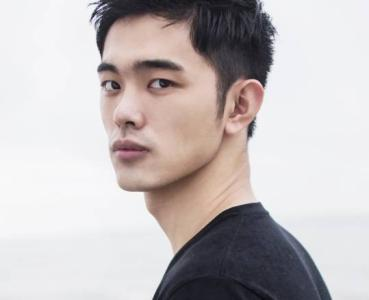
#> input picture qxy.jpg, 369 x 300 px
$ jupyter execute SIFT.ipynb
#> lines starting #> are read from the running program, lines starting #| are printed output that depends on the picture; after the words box and inside, x2 and y2 are one past the last pixel; in counts of white or black regions, pixels touching at a corner belong together
[cell 1]
import numpy as np
import cv2
from matplotlib import pyplot as plt

[cell 2]
img = cv2.imread('qxy.jpg')
#> img is the input picture: shape (300, 369, 3); mean B, G, R 188.9, 188.5, 195.1
gray = cv2.cvtColor(img, cv2.COLOR_BGR2GRAY)
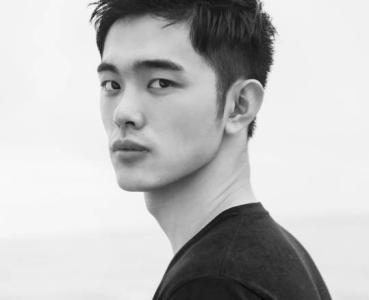
#> gray: shape (300, 369); min 9, max 255, mean 190.4

[cell 3]
sift = cv2.xfeatures2d.SIFT_create()
kp = sift.detect(gray,None)
#> kp = 153 keypoints; strongest (x, y, size): (250, 133, 4.9), (104, 67, 7.8), (103, 84, 3.6), (165, 83, 6.8)
img=cv2.drawKeypoints(gray,kp,img)
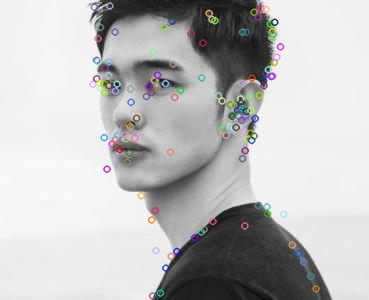
#> img: shape (300, 369, 3); mean B, G, R 190.2, 190.1, 190.3
cv2.imwrite('sift_qxy.jpg',img)
#> Out = True

[cell 4]
img = cv2.drawKeypoints(gray, kp, img, flags=cv2.DRAW_MATCHES_FLAGS_DRAW_RICH_KEYPOINTS)
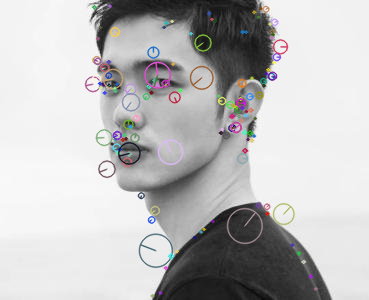
#> img: shape (300, 369, 3); 8.69% of pixels changed, all inside (x1, y1, x2, y2) = (84, 1, 321, 300)
cv2.imwrite('sift2_qxy.jpg', img)
#> Out = True

$ run again, with 1.jpg copied over qxy.jpg
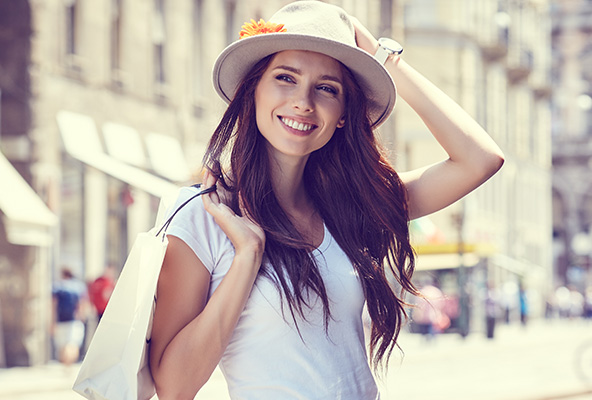
#> input picture 1.jpg, 592 x 400 px
#> img is the input picture: shape (400, 592, 3); mean B, G, R 171.3, 176.9, 189.3
#> `gray = cv2.cvtColor(img, cv2.COLOR_BGR2GRAY)`:
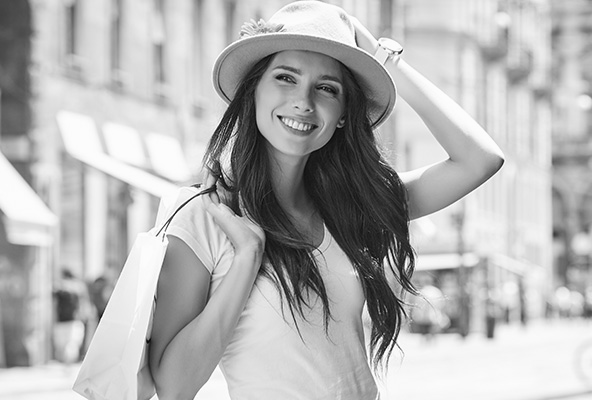
#> gray: shape (400, 592); min 6, max 255, mean 180
#> kp = 522 keypoints; strongest (x, y, size): (400, 52, 2.1), (392, 341, 1.8), (280, 117, 2.9), (385, 259, 2.5)
#> `cv2.imwrite('sift_qxy.jpg',img)`: Out = True
#> `img = cv2.drawKeypoints(gray, kp, img, flags=cv2.DRAW_MATCHES_FLAGS_DR..`:
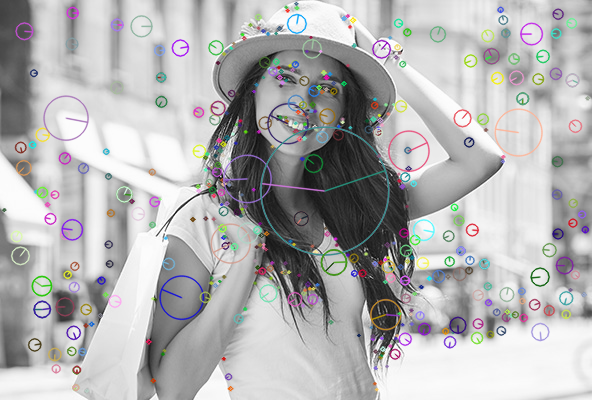
#> img: shape (400, 592, 3); mean B, G, R 178.3, 177.8, 178.1

$ run again, with 2.jpg copied over qxy.jpg
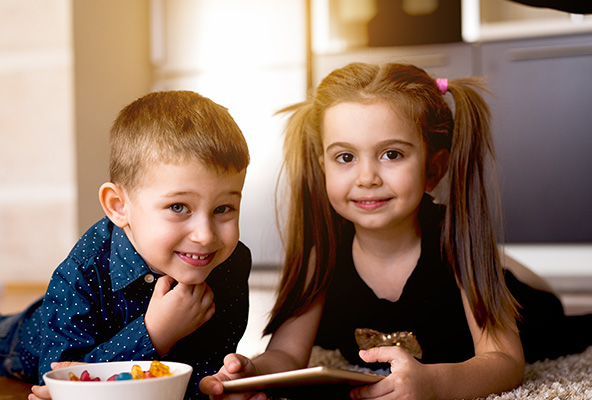
#> input picture 2.jpg, 592 x 400 px
#> img is the input picture: shape (400, 592, 3); mean B, G, R 100.6, 115.2, 139.6
#> `gray = cv2.cvtColor(img, cv2.COLOR_BGR2GRAY)`:
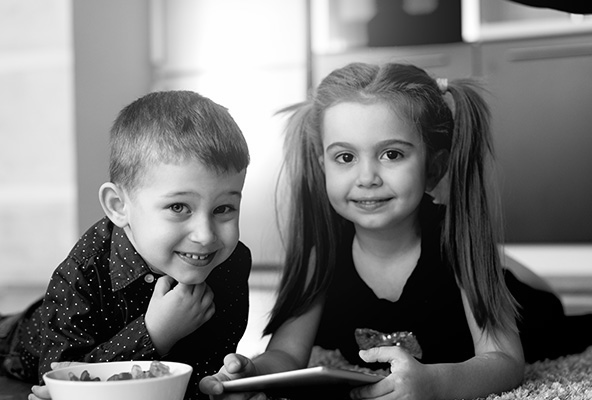
#> gray: shape (400, 592); min 0, max 255, mean 120.8
#> kp = 719 keypoints; strongest (x, y, size): (389, 337, 2.2), (252, 343, 18.7), (398, 344, 1.8), (181, 369, 11.8)
#> `cv2.imwrite('sift_qxy.jpg',img)`: Out = True
#> `img = cv2.drawKeypoints(gray, kp, img, flags=cv2.DRAW_MATCHES_FLAGS_DR..`:
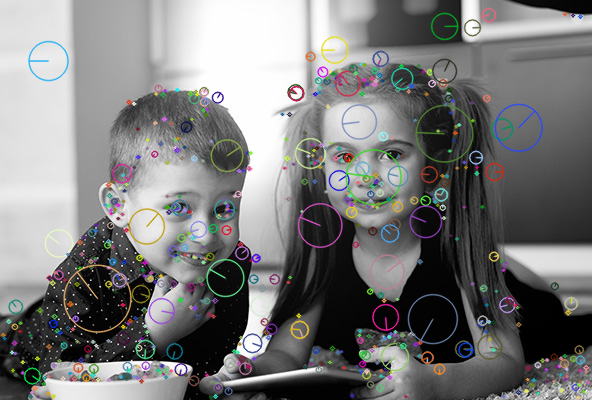
#> img: shape (400, 592, 3); mean B, G, R 122.2, 122.4, 122.3
